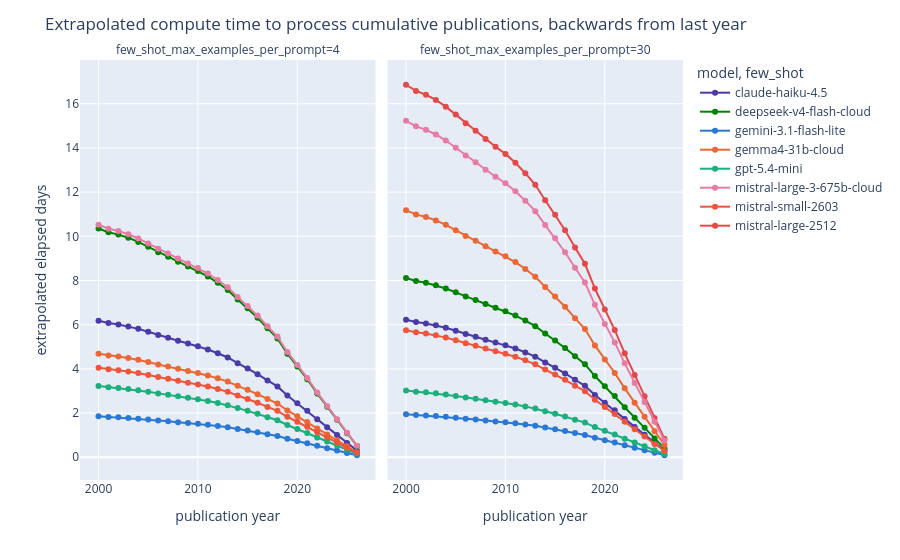

Source (notebook cell):
### Markdown cell above
### Extrapolated elapsed time by year, all models

Same `color`/`facet_col`/`line_dash` structure as the abstracts-vs-elapsed-seconds plot above: `color` groups by `model`, `line_dash` groups by `few_shot_max_examples_per_prompt` when available, and each `stage` gets its own facet column. `x` is `publication_year` running from the first year to the last, `y` is the extrapolated elapsed hours to process the cumulative backlog back to that year.

### Code cell
compute_time_fig = px.line(
    compute_time_by_year_df,
    x="publication_year",
    y="elapsed_days",
    color="model",
    # line_dash=few_shot_col,
    facet_col=few_shot_col,
    color_discrete_map=model_color_map,
    line_dash_map=dash_map,
    category_orders=category_orders,
    labels={"publication_year": "publication year", "elapsed_days": "extrapolated elapsed days"},
)
compute_time_fig.update_traces(mode="lines+markers", marker_size=6)
compute_time_fig.update_layout(
    title="Extrapolated compute time to process cumulative publications, backwards from last year",
    legend_title="model, few_shot" if few_shot_col else "model",
)
compute_time_fig.show()

### Figure 1 — Plotly figure (JSON) as saved in the notebook; plotly's stock layout.template omitted (floating-point values rounded to 4 significant figures)
{"data": [{"hovertemplate": "model=claude-haiku-4.5<br>few_shot_max_examples_per_prompt=4<br>publication year=%{x}<br>extrapolated elapsed days=%{y}<extra></extra>", "legendgroup": "claude-haiku-4.5", "line": {"color": "#4a3aa7", "dash": "solid"}, "marker": {"size": 6, "symbol": "circle"}, "mode": "lines+markers", "name": "claude-haiku-4.5", "orientation": "v", "showlegend": true, "type": "scatter", "x": [2000, 2001, 2002, 2003, 2004, 2005, 2006, 2007, 2008, 2009, 2010, 2011, 2012, 2013, 2014, 2015, 2016, 2017, 2018, 2019, 2020, 2021, 2022, 2023, 2024, 2025, 2026], "xaxis": "x", "y": [6.174, 6.072, 6.008, 5.923, 5.812, 5.679, 5.535, 5.413, 5.276, 5.147, 5.028, 4.88, 4.708, 4.516, 4.26, 4.021, 3.763, 3.479, 3.207, 2.797, 2.448, 2.108, 1.723, 1.364, 1.013, 0.6511, 0.3062], "yaxis": "y"}, {"hovertemplate": "model=deepseek-v4-flash-cloud<br>few_shot_max_examples_per_prompt=4<br>publication year=%{x}<br>extrapolated elapsed days=%{y}<extra></extra>", "legendgroup": "deepseek-v4-flash-cloud", "line": {"color": "#008300", "dash": "solid"}, "marker": {"size": 6, "symbol": "circle"}, "mode": "lines+markers", "name": "deepseek-v4-flash-cloud", "orientation": "v", "showlegend": true, "type": "scatter", "x": [2000, 2001, 2002, 2003, 2004, 2005, 2006, 2007, 2008, 2009, 2010, 2011, 2012, 2013, 2014, 2015, 2016, 2017, 2018, 2019, 2020, 2021, 2022, 2023, 2024, 2025, 2026], "xaxis": "x", "y": [10.35, 10.18, 10.08, 9.933, 9.747, 9.525, 9.283, 9.078, 8.849, 8.632, 8.433, 8.184, 7.896, 7.573, 7.144, 6.744, 6.31, 5.834, 5.379, 4.69, 4.105, 3.535, 2.89, 2.288, 1.7, 1.092, 0.5136], "yaxis": "y"}, {"hovertemplate": "model=gemini-3.1-flash-lite<br>few_shot_max_examples_per_prompt=4<br>publication year=%{x}<br>extrapolated elapsed days=%{y}<extra></extra>", "legendgroup": "gemini-3.1-flash-lite", "line": {"color": "#2a78d6", "dash": "solid"}, "marker": {"size": 6, "symbol": "circle"}, "mode": "lines+markers", "name": "gemini-3.1-flash-lite", "orientation": "v", "showlegend": true, "type": "scatter", "x": [2000, 2001, 2002, 2003, 2004, 2005, 2006, 2007, 2008, 2009, 2010, 2011, 2012, 2013, 2014, 2015, 2016, 2017, 2018, 2019, 2020, 2021, 2022, 2023, 2024, 2025, 2026], "xaxis": "x", "y": [1.858, 1.828, 1.808, 1.783, 1.749, 1.709, 1.666, 1.629, 1.588, 1.549, 1.513, 1.469, 1.417, 1.359, 1.282, 1.21, 1.132, 1.047, 0.9654, 0.8417, 0.7367, 0.6344, 0.5186, 0.4106, 0.305, 0.196, 0.09217], "yaxis": "y"}, {"hovertemplate": "model=gemma4-31b-cloud<br>few_shot_max_examples_per_prompt=4<br>publication year=%{x}<br>extrapolated elapsed days=%{y}<extra></extra>", "legendgroup": "gemma4-31b-cloud", "line": {"color": "#eb6834", "dash": "solid"}, "marker": {"size": 6, "symbol": "circle"}, "mode": "lines+markers", "name": "gemma4-31b-cloud", "orientation": "v", "showlegend": true, "type": "scatter", "x": [2000, 2001, 2002, 2003, 2004, 2005, 2006, 2007, 2008, 2009, 2010, 2011, 2012, 2013, 2014, 2015, 2016, 2017, 2018, 2019, 2020, 2021, 2022, 2023, 2024, 2025, 2026], "xaxis": "x", "y": [4.685, 4.608, 4.559, 4.494, 4.41, 4.31, 4.2, 4.107, 4.004, 3.906, 3.815, 3.703, 3.573, 3.426, 3.232, 3.051, 2.855, 2.64, 2.434, 2.122, 1.857, 1.599, 1.307, 1.035, 0.769, 0.494, 0.2324], "yaxis": "y"}, {"hovertemplate": "model=gpt-5.4-mini<br>few_shot_max_examples_per_prompt=4<br>publication year=%{x}<br>extrapolated elapsed days=%{y}<extra></extra>", "legendgroup": "gpt-5.4-mini", "line": {"color": "#1baf7a", "dash": "solid"}, "marker": {"size": 6, "symbol": "circle"}, "mode": "lines+markers", "name": "gpt-5.4-mini", "orientation": "v", "showlegend": true, "type": "scatter", "x": [2000, 2001, 2002, 2003, 2004, 2005, 2006, 2007, 2008, 2009, 2010, 2011, 2012, 2013, 2014, 2015, 2016, 2017, 2018, 2019, 2020, 2021, 2022, 2023, 2024, 2025, 2026], "xaxis": "x", "y": [3.226, 3.172, 3.139, 3.094, 3.036, 2.967, 2.892, 2.828, 2.757, 2.689, 2.627, 2.55, 2.46, 2.359, 2.225, 2.101, 1.966, 1.817, 1.676, 1.461, 1.279, 1.101, 0.9002, 0.7127, 0.5295, 0.3402, 0.16], "yaxis": "y"}, {"hovertemplate": "model=mistral-large-3-675b-cloud<br>few_shot_max_examples_per_prompt=4<br>publication year=%{x}<br>extrapolated elapsed days=%{y}<extra></extra>", "legendgroup": "mistral-large-3-675b-cloud", "line": {"color": "#e87ba4", "dash": "solid"}, "marker": {"size": 6, "symbol": "circle"}, "mode": "lines+markers", "name": "mistral-large-3-675b-cloud", "orientation": "v", "showlegend": true, "type": "scatter", "x": [2000, 2001, 2002, 2003, 2004, 2005, 2006, 2007, 2008, 2009, 2010, 2011, 2012, 2013, 2014, 2015, 2016, 2017, 2018, 2019, 2020, 2021, 2022, 2023, 2024, 2025, 2026], "xaxis": "x", "y": [10.52, 10.35, 10.24, 10.09, 9.903, 9.678, 9.432, 9.223, 8.991, 8.771, 8.568, 8.315, 8.023, 7.694, 7.258, 6.852, 6.411, 5.927, 5.465, 4.765, 4.171, 3.592, 2.936, 2.324, 1.727, 1.109, 0.5218], "yaxis": "y"}, {"hovertemplate": "model=mistral-small-2603<br>few_shot_max_examples_per_prompt=4<br>publication year=%{x}<br>extrapolated elapsed days=%{y}<extra></extra>", "legendgroup": "mistral-small-2603", "line": {"color": "#ef553b", "dash": "solid"}, "marker": {"size": 6, "symbol": "circle"}, "mode": "lines+markers", "name": "mistral-small-2603", "orientation": "v", "showlegend": true, "type": "scatter", "x": [2000, 2001, 2002, 2003, 2004, 2005, 2006, 2007, 2008, 2009, 2010, 2011, 2012, 2013, 2014, 2015, 2016, 2017, 2018, 2019, 2020, 2021, 2022, 2023, 2024, 2025, 2026], "xaxis": "x", "y": [4.049, 3.982, 3.94, 3.884, 3.811, 3.725, 3.63, 3.55, 3.46, 3.376, 3.297, 3.2, 3.088, 2.961, 2.793, 2.637, 2.468, 2.281, 2.103, 1.834, 1.605, 1.382, 1.13, 0.8945, 0.6646, 0.427, 0.2008], "yaxis": "y"}, {"hovertemplate": "model=claude-haiku-4.5<br>few_shot_max_examples_per_prompt=30<br>publication year=%{x}<br>extrapolated elapsed days=%{y}<extra></extra>", "legendgroup": "claude-haiku-4.5", "line": {"color": "#4a3aa7", "dash": "solid"}, "marker": {"size": 6, "symbol": "circle"}, "mode": "lines+markers", "name": "claude-haiku-4.5", "orientation": "v", "showlegend": false, "type": "scatter", "x": [2000, 2001, 2002, 2003, 2004, 2005, 2006, 2007, 2008, 2009, 2010, 2011, 2012, 2013, 2014, 2015, 2016, 2017, 2018, 2019, 2020, 2021, 2022, 2023, 2024, 2025, 2026], "xaxis": "x2", "y": [6.225, 6.122, 6.058, 5.972, 5.859, 5.726, 5.581, 5.457, 5.32, 5.19, 5.07, 4.92, 4.747, 4.553, 4.295, 4.054, 3.794, 3.507, 3.234, 2.82, 2.468, 2.125, 1.737, 1.375, 1.022, 0.6564, 0.3088], "yaxis": "y2"}, {"hovertemplate": "model=deepseek-v4-flash-cloud<br>few_shot_max_examples_per_prompt=30<br>publication year=%{x}<br>extrapolated elapsed days=%{y}<extra></extra>", "legendgroup": "deepseek-v4-flash-cloud", "line": {"color": "#008300", "dash": "solid"}, "marker": {"size": 6, "symbol": "circle"}, "mode": "lines+markers", "name": "deepseek-v4-flash-cloud", "orientation": "v", "showlegend": false, "type": "scatter", "x": [2000, 2001, 2002, 2003, 2004, 2005, 2006, 2007, 2008, 2009, 2010, 2011, 2012, 2013, 2014, 2015, 2016, 2017, 2018, 2019, 2020, 2021, 2022, 2023, 2024, 2025, 2026], "xaxis": "x2", "y": [8.115, 7.981, 7.897, 7.785, 7.638, 7.465, 7.275, 7.114, 6.935, 6.765, 6.609, 6.414, 6.188, 5.935, 5.599, 5.285, 4.945, 4.572, 4.216, 3.676, 3.217, 2.771, 2.265, 1.793, 1.332, 0.8557, 0.4025], "yaxis": "y2"}, {"hovertemplate": "model=gemini-3.1-flash-lite<br>few_shot_max_examples_per_prompt=30<br>publication year=%{x}<br>extrapolated elapsed days=%{y}<extra></extra>", "legendgroup": "gemini-3.1-flash-lite", "line": {"color": "#2a78d6", "dash": "solid"}, "marker": {"size": 6, "symbol": "circle"}, "mode": "lines+markers", "name": "gemini-3.1-flash-lite", "orientation": "v", "showlegend": false, "type": "scatter", "x": [2000, 2001, 2002, 2003, 2004, 2005, 2006, 2007, 2008, 2009, 2010, 2011, 2012, 2013, 2014, 2015, 2016, 2017, 2018, 2019, 2020, 2021, 2022, 2023, 2024, 2025, 2026], "xaxis": "x2", "y": [1.948, 1.916, 1.896, 1.869, 1.834, 1.792, 1.747, 1.708, 1.665, 1.624, 1.587, 1.54, 1.486, 1.425, 1.344, 1.269, 1.187, 1.098, 1.012, 0.8824, 0.7723, 0.6651, 0.5437, 0.4304, 0.3198, 0.2054, 0.09663], "yaxis": "y2"}, {"hovertemplate": "model=gemma4-31b-cloud<br>few_shot_max_examples_per_prompt=30<br>publication year=%{x}<br>extrapolated elapsed days=%{y}<extra></extra>", "legendgroup": "gemma4-31b-cloud", "line": {"color": "#eb6834", "dash": "solid"}, "marker": {"size": 6, "symbol": "circle"}, "mode": "lines+markers", "name": "gemma4-31b-cloud", "orientation": "v", "showlegend": false, "type": "scatter", "x": [2000, 2001, 2002, 2003, 2004, 2005, 2006, 2007, 2008, 2009, 2010, 2011, 2012, 2013, 2014, 2015, 2016, 2017, 2018, 2019, 2020, 2021, 2022, 2023, 2024, 2025, 2026], "xaxis": "x2", "y": [11.18, 10.99, 10.87, 10.72, 10.52, 10.28, 10.02, 9.797, 9.55, 9.316, 9.101, 8.833, 8.522, 8.173, 7.71, 7.278, 6.81, 6.296, 5.805, 5.062, 4.43, 3.815, 3.119, 2.469, 1.834, 1.178, 0.5543], "yaxis": "y2"}, {"hovertemplate": "model=gpt-5.4-mini<br>few_shot_max_examples_per_prompt=30<br>publication year=%{x}<br>extrapolated elapsed days=%{y}<extra></extra>", "legendgroup": "gpt-5.4-mini", "line": {"color": "#1baf7a", "dash": "solid"}, "marker": {"size": 6, "symbol": "circle"}, "mode": "lines+markers", "name": "gpt-5.4-mini", "orientation": "v", "showlegend": false, "type": "scatter", "x": [2000, 2001, 2002, 2003, 2004, 2005, 2006, 2007, 2008, 2009, 2010, 2011, 2012, 2013, 2014, 2015, 2016, 2017, 2018, 2019, 2020, 2021, 2022, 2023, 2024, 2025, 2026], "xaxis": "x2", "y": [3.02, 2.97, 2.939, 2.897, 2.842, 2.778, 2.707, 2.647, 2.581, 2.517, 2.459, 2.387, 2.303, 2.208, 2.083, 1.967, 1.84, 1.701, 1.569, 1.368, 1.197, 1.031, 0.8427, 0.6671, 0.4956, 0.3184, 0.1498], "yaxis": "y2"}, {"hovertemplate": "model=mistral-large-2512<br>few_shot_max_examples_per_prompt=30<br>publication year=%{x}<br>extrapolated elapsed days=%{y}<extra></extra>", "legendgroup": "mistral-large-2512", "line": {"color": "#e34948", "dash": "solid"}, "marker": {"size": 6, "symbol": "circle"}, "mode": "lines+markers", "name": "mistral-large-2512", "orientation": "v", "showlegend": true, "type": "scatter", "x": [2000, 2001, 2002, 2003, 2004, 2005, 2006, 2007, 2008, 2009, 2010, 2011, 2012, 2013, 2014, 2015, 2016, 2017, 2018, 2019, 2020, 2021, 2022, 2023, 2024, 2025, 2026], "xaxis": "x2", "y": [16.86, 16.58, 16.41, 16.17, 15.87, 15.51, 15.11, 14.78, 14.41, 14.05, 13.73, 13.32, 12.86, 12.33, 11.63, 10.98, 10.27, 9.498, 8.758, 7.636, 6.683, 5.755, 4.705, 3.724, 2.767, 1.778, 0.8361], "yaxis": "y2"}, {"hovertemplate": "model=mistral-large-3-675b-cloud<br>few_shot_max_examples_per_prompt=30<br>publication year=%{x}<br>extrapolated elapsed days=%{y}<extra></extra>", "legendgroup": "mistral-large-3-675b-cloud", "line": {"color": "#e87ba4", "dash": "solid"}, "marker": {"size": 6, "symbol": "circle"}, "mode": "lines+markers", "name": "mistral-large-3-675b-cloud", "orientation": "v", "showlegend": false, "type": "scatter", "x": [2000, 2001, 2002, 2003, 2004, 2005, 2006, 2007, 2008, 2009, 2010, 2011, 2012, 2013, 2014, 2015, 2016, 2017, 2018, 2019, 2020, 2021, 2022, 2023, 2024, 2025, 2026], "xaxis": "x2", "y": [15.23, 14.98, 14.82, 14.61, 14.33, 14.01, 13.65, 13.35, 13.01, 12.7, 12.4, 12.04, 11.61, 11.14, 10.51, 9.917, 9.28, 8.58, 7.911, 6.898, 6.037, 5.199, 4.25, 3.364, 2.499, 1.606, 0.7553], "yaxis": "y2"}, {"hovertemplate": "model=mistral-small-2603<br>few_shot_max_examples_per_prompt=30<br>publication year=%{x}<br>extrapolated elapsed days=%{y}<extra></extra>", "legendgroup": "mistral-small-2603", "line": {"color": "#ef553b", "dash": "solid"}, "marker": {"size": 6, "symbol": "circle"}, "mode": "lines+markers", "name": "mistral-small-2603", "orientation": "v", "showlegend": false, "type": "scatter", "x": [2000, 2001, 2002, 2003, 2004, 2005, 2006, 2007, 2008, 2009, 2010, 2011, 2012, 2013, 2014, 2015, 2016, 2017, 2018, 2019, 2020, 2021, 2022, 2023, 2024, 2025, 2026], "xaxis": "x2", "y": [5.754, 5.659, 5.599, 5.52, 5.416, 5.293, 5.159, 5.044, 4.917, 4.797, 4.686, 4.548, 4.388, 4.208, 3.97, 3.747, 3.507, 3.242, 2.989, 2.606, 2.281, 1.964, 1.606, 1.271, 0.9444, 0.6068, 0.2854], "yaxis": "y2"}], "layout": {"annotations": [{"font": {}, "showarrow": false, "text": "few_shot_max_examples_per_prompt=4", "x": 0.245, "xanchor": "center", "xref": "paper", "y": 1, "yanchor": "bottom", "yref": "paper"}, {"font": {}, "showarrow": false, "text": "few_shot_max_examples_per_prompt=30", "x": 0.755, "xanchor": "center", "xref": "paper", "y": 1, "yanchor": "bottom", "yref": "paper"}], "legend": {"title": {"text": "model, few_shot"}, "tracegroupgap": 0}, "margin": {"t": 60}, "title": {"text": "Extrapolated compute time to process cumulative publications, backwards from last year"}, "xaxis": {"anchor": "y", "domain": [0, 0.49], "title": {"text": "publication year"}}, "xaxis2": {"anchor": "y2", "domain": [0.51, 1], "matches": "x", "title": {"text": "publication year"}}, "yaxis": {"anchor": "x", "domain": [0, 1], "title": {"text": "extrapolated elapsed days"}}, "yaxis2": {"anchor": "x2", "domain": [0, 1], "matches": "y", "showticklabels": false}}}
